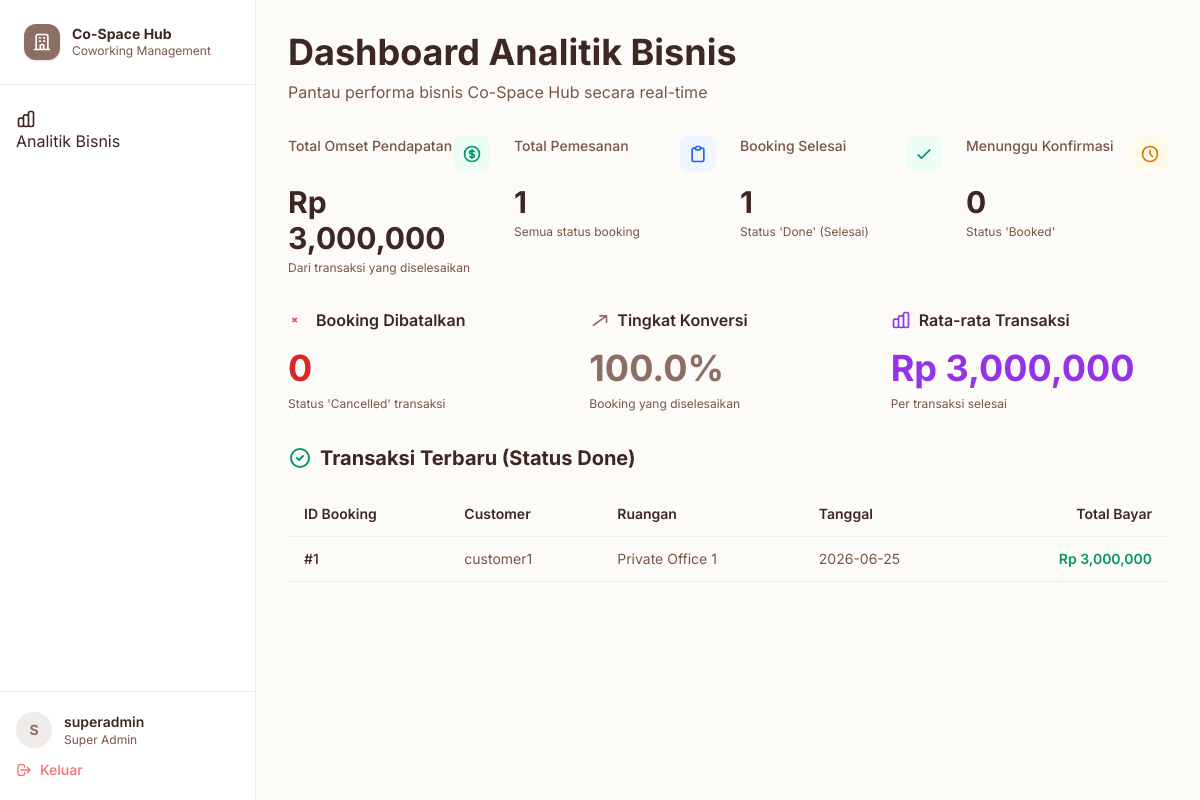
/dashboard/super (signed in), run on the app's committed database.
### tables this page shows
CREATE TABLE booking (
            id_booking    INTEGER PRIMARY KEY AUTOINCREMENT,
            id_user       INTEGER,
            id_ruangan    INTEGER,
            tanggal_sewa  TEXT NOT NULL,
            durasi_jam    INTEGER NOT NULL,
            total_bayar   REAL,
            status_booking TEXT DEFAULT 'Booked',
            FOREIGN KEY(id_user)    REFERENCES users(id_user),
            FOREIGN KEY(id_ruangan) REFERENCES ruangan(id_ruangan)
        );

CREATE TABLE users (
            id_user   INTEGER PRIMARY KEY AUTOINCREMENT,
            username  TEXT UNIQUE NOT NULL,
            password  TEXT NOT NULL,
            role      TEXT NOT NULL
        );

CREATE TABLE ruangan (
            id_ruangan    INTEGER PRIMARY KEY AUTOINCREMENT,
            nama_ruangan  TEXT UNIQUE NOT NULL,
            tipe_ruangan  TEXT NOT NULL,
            harga_per_jam REAL NOT NULL
        );

### app.py (the view)
@app.route("/dashboard/super")
@login_required
@role_required("super_admin")
def dashboard_super():
    conn = get_db()
    total_omset = conn.execute(
        "SELECT COALESCE(SUM(total_bayar), 0) FROM booking WHERE status_booking = 'Done'"
    ).fetchone()[0]
    stats = {}
    for row in conn.execute(
        "SELECT status_booking, COUNT(*) as cnt FROM booking GROUP BY status_booking"
    ).fetchall():
        stats[row["status_booking"]] = row["cnt"]
    total_booking  = stats.get("Booked", 0) + stats.get("Done", 0) + stats.get("Cancelled", 0)
    total_done     = stats.get("Done", 0)
    total_booked   = stats.get("Booked", 0)
    total_cancelled = stats.get("Cancelled", 0)
    revenue_by_type = conn.execute("""
        SELECT r.tipe_ruangan,
               COALESCE(SUM(b.total_bayar), 0) AS omset,
               COUNT(b.id_booking) AS jumlah
        FROM ruangan r
        LEFT JOIN booking b ON r.id_ruangan = b.id_ruangan AND b.status_booking = 'Done'
        GROUP BY r.tipe_ruangan
    """).fetchall()
    recent_done = conn.execute("""
        SELECT b.id_booking, u.username, r.nama_ruangan,
               b.tanggal_sewa, b.durasi_jam, b.total_bayar
        FROM booking b
        JOIN users u   ON b.id_user    = u.id_user
        JOIN ruangan r ON b.id_ruangan = r.id_ruangan
        WHERE b.status_booking = 'Done'
        ORDER BY b.id_booking DESC
        LIMIT 10
    """).fetchall()
    conn.close()
    return render_template(
        "dashboard_super.html",
        total_omset=total_omset,
        total_booking=total_booking,
        total_done=total_done,
        total_booked=total_booked,
        total_cancelled=total_cancelled,
        revenue_by_type=revenue_by_type,
        recent_done=recent_done,
    )

### app.py (called while the page is built)
def get_db():
    conn = sqlite3.connect(DATABASE)
    conn.row_factory = sqlite3.Row          # access columns by name
    conn.execute("PRAGMA foreign_keys = ON")
    return conn

def login_required(f):
    @wraps(f)
    def decorated(*args, **kwargs):
        if "user_id" not in session:
            flash("Silakan login terlebih dahulu.", "warning")
            return redirect(url_for("login"))
        return f(*args, **kwargs)
    return decorated

def role_required(*roles):
    def decorator(f):
        @wraps(f)
        def decorated(*args, **kwargs):
            if session.get("role") not in roles:
                flash("Akses ditolak. Anda tidak memiliki izin.", "danger")
                return redirect(url_for("login"))
            return f(*args, **kwargs)
        return decorated
    return decorator

### templates/dashboard_super.html (shortened to what this page needs)
{% extends "base.html" %}
{% block content %}
<div class="mb-8">
    <h1 class="text-4xl font-bold text-[#3E2723] mb-2">Dashboard Analitik Bisnis</h1>
    <p class="text-[#795548]">Pantau performa bisnis Co-Space Hub secara real-time</p>
</div>
<div class="grid grid-cols-1 md:grid-cols-2 lg:grid-cols-4 gap-6 mb-8">
    <div class="card">
        <div class="flex items-start justify-between mb-3">
            <h3 class="text-[#795548] font-medium text-sm">Total Omset Pendapatan</h3>
            <div class="p-2 bg-emerald-50 rounded-lg">
            </div>
        </div>
        <p class="text-3xl font-bold text-[#3E2723] mb-1">Rp {{ "{:,.0f}".format(total_omset) }}</p>
        <p class="text-xs text-[#795548]">Dari transaksi yang diselesaikan</p>
    </div>
    <div class="card">
        <div class="flex items-start justify-between mb-3">
            <h3 class="text-[#795548] font-medium text-sm">Total Pemesanan</h3>
            <div class="p-2 bg-blue-50 rounded-lg">
            </div>
        </div>
        <p class="text-3xl font-bold text-[#3E2723] mb-1">{{ total_booking }}</p>
        <p class="text-xs text-[#795548]">Semua status booking</p>
    </div>
    <div class="card">
        <div class="flex items-start justify-between mb-3">
            <h3 class="text-[#795548] font-medium text-sm">Booking Selesai</h3>
            <div class="p-2 bg-emerald-50 rounded-lg">
                <svg xmlns="http://www.w3.org/2000/svg" class="w-5 h-5 text-emerald-600" fill="none"
                    viewBox="0 0 24 24" stroke="currentColor">
                    <path stroke-linecap="round" stroke-linejoin="round" stroke-width="2" d="M5 13l4 4L19 7" />
                </svg>
            </div>
        </div>
        <p class="text-3xl font-bold text-[#3E2723] mb-1">{{ total_done }}</p>
        <p class="text-xs text-[#795548]">Status 'Done' (Selesai)</p>
    </div>
    <div class="card">
        <div class="flex items-start justify-between mb-3">
            <h3 class="text-[#795548] font-medium text-sm">Menunggu Konfirmasi</h3>
            <div class="p-2 bg-amber-50 rounded-lg">
                <svg xmlns="http://www.w3.org/2000/svg" class="w-5 h-5 text-amber-600" fill="none"
                    viewBox="0 0 24 24" stroke="currentColor">
                    <path stroke-linecap="round" stroke-linejoin="round" stroke-width="2"
                        d="M12 8v4l3 3m6-3a9 9 0 11-18 0 9 9 0 0118 0z" />
                </svg>
            </div>
        </div>
        <p class="text-3xl font-bold text-[#3E2723] mb-1">{{ total_booked }}</p>
        <p class="text-xs text-[#795548]">Status 'Booked'</p>
    </div>
</div>
<div class="grid grid-cols-1 lg:grid-cols-3 gap-6 mb-8">
    <div class="card">
        <h3 class="font-semibold text-[#3E2723] mb-4 flex items-center gap-2">
            <svg xmlns="http://www.w3.org/2000/svg" class="w-5 h-5 text-red-500" fill="none" viewBox="0 0 24 24"
                stroke="currentColor">
                <path stroke-linecap="round" stroke-linejoin="round" stroke-width="2"
                    d="M10 14l-2-2m0 0l-2-2m2 2l2-2m-2 2l-2 2" />
            </svg>
            Booking Dibatalkan
        </h3>
        <p class="text-4xl font-bold text-red-600 mb-2">{{ total_cancelled }}</p>
        <p class="text-xs text-[#795548]">Status 'Cancelled' transaksi</p>
    </div>
    <div class="card">
        <h3 class="font-semibold text-[#3E2723] mb-4 flex items-center gap-2">
            <svg xmlns="http://www.w3.org/2000/svg" class="w-5 h-5 text-[#8D6E63]" fill="none" viewBox="0 0 24 24"
                stroke="currentColor">
                <path stroke-linecap="round" stroke-linejoin="round" stroke-width="2"
                    d="M13 7h8m0 0v8m0-8L5.257 18.257" />
            </svg>
            Tingkat Konversi
        </h3>
        {% if total_booking > 0 %}
        <p class="text-4xl font-bold text-[#8D6E63] mb-2">
            {{ "{:.1f}".format((total_done / total_booking) * 100) }}%
        </p>
        {% else %}
        <p class="text-4xl font-bold text-[#8D6E63] mb-2">0%</p>
        {% endif %}
        <p class="text-xs text-[#795548]">Booking yang diselesaikan</p>
    </div>
    <div class="card">
        <h3 class="font-semibold text-[#3E2723] mb-4 flex items-center gap-2">
            Rata-rata Transaksi
        </h3>
        {% if total_done > 0 %}
        <p class="text-4xl font-bold text-purple-600 mb-2">
            Rp {{ "{:,.0f}".format(total_omset / total_done) }}
        </p>
        {% else %}
        <p class="text-4xl font-bold text-purple-600 mb-2">Rp 0</p>
        {% endif %}
        <p class="text-xs text-[#795548]">Per transaksi selesai</p>
    </div>
</div>
<div class="card">
    <h2 class="text-xl font-bold text-[#3E2723] mb-5 flex items-center gap-2">
        <svg xmlns="http://www.w3.org/2000/svg" class="w-6 h-6 text-emerald-600" fill="none" viewBox="0 0 24 24"
            stroke="currentColor">
            <path stroke-linecap="round" stroke-linejoin="round" stroke-width="2"
                d="M9 12l2 2 4-4m6 2a9 9 0 11-18 0 9 9 0 0118 0z" />
        </svg>
        Transaksi Terbaru (Status Done)
    </h2>
    {% if recent_done %}
    <div class="overflow-x-auto">
        <table class="w-full text-sm">
            <thead>
                <tr class="border-b border-[#EFEBE9] bg-[#FDFBF7]">
                    <th class="text-left px-4 py-3 font-semibold text-[#3E2723]">ID Booking</th>
                    <th class="text-left px-4 py-3 font-semibold text-[#3E2723]">Customer</th>
                    <th class="text-left px-4 py-3 font-semibold text-[#3E2723]">Ruangan</th>
                    <th class="text-left px-4 py-3 font-semibold text-[#3E2723]">Tanggal</th>
                    <th class="text-right px-4 py-3 font-semibold text-[#3E2723]">Total Bayar</th>
                </tr>
            </thead>
            <tbody>
                {% for trx in recent_done %}
                <tr class="border-b border-[#EFEBE9] hover:bg-[#FDFBF7] transition-colors">
                    <td class="px-4 py-3 font-medium text-[#3E2723]">#{{ trx.id_booking }}</td>
                    <td class="px-4 py-3 text-[#795548]">{{ trx.username }}</td>
                    <td class="px-4 py-3 text-[#795548]">{{ trx.nama_ruangan }}</td>
                    <td class="px-4 py-3 text-[#795548]">{{ trx.tanggal_sewa }}</td>
                    <td class="px-4 py-3 text-right font-semibold text-emerald-600">
                        Rp {{ "{:,.0f}".format(trx.total_bayar) }}
                    </td>
                </tr>
                {% endfor %}
            </tbody>
        </table>
    </div>
    {% endif %}
</div>
{% endblock %}

### templates/base.html (shortened to what this page needs)
<!DOCTYPE html>
<html lang="id">
<head>
    <script src="https://cdn.tailwindcss.com"></script>
</head>
<body class="bg-[#FDFBF7] text-[#3E2723] min-h-screen">
    {% if session.get('user_id') %}
    <div class="flex min-h-screen">
        <aside class="w-64 bg-white border-r border-[#EFEBE9] flex flex-col shadow-sm fixed top-0 left-0 h-full z-20">
            <div class="flex items-center gap-3 px-6 py-6 border-b border-[#EFEBE9]">
                <div class="w-9 h-9 bg-[#8D6E63] rounded-xl flex items-center justify-center shadow">
                </div>
                <div>
                    <p class="font-bold text-[#3E2723] leading-tight text-sm">Co-Space Hub</p>
                    <p class="text-xs text-[#795548]">Coworking Management</p>
                </div>
            </div>
            <nav class="flex-1 px-4 py-6 space-y-1">
                {% if session.get('role') == 'super_admin' %}
                <a href="{{ url_for('dashboard_super') }}"
                    class="sidebar-link {% if request.endpoint == 'superadmin' %}active{% endif %}">
                    Analitik Bisnis
                </a>
                {% endif %}
            </nav>
            <div class="px-4 py-5 border-t border-[#EFEBE9]">
                <div class="flex items-center gap-3 mb-3">
                    <div
                        class="w-9 h-9 bg-brown-50 rounded-full flex items-center justify-center text-brown-400 font-bold text-sm uppercase">
                        {{ session.get('username', 'U')[0] }}
                    </div>
                    <div class="min-w-0">
                        <p class="text-sm font-semibold text-[#3E2723] truncate">{{ session.get('username') }}</p>
                        <p class="text-xs text-[#795548] capitalize">{{ session.get('role', '').replace('_', ' ') }}</p>
                    </div>
                </div>
                <a href="{{ url_for('logout') }}"
                    class="flex items-center gap-2 text-sm text-red-400 hover:text-red-600 font-medium transition-colors">
                    <svg class="w-4 h-4" fill="none" viewBox="0 0 24 24" stroke="currentColor">
                        <path stroke-linecap="round" stroke-linejoin="round" stroke-width="2"
                            d="M17 16l4-4m0 0l-4-4m4 4H7m6 4v1a3 3 0 01-3 3H6a3 3 0 01-3-3V7a3 3 0 013-3h4a3 3 0 013 3v1" />
                    </svg>
                    Keluar
                </a>
            </div>
        </aside>
        <main class="ml-64 flex-1 p-8 overflow-auto">
            {% block content %}{% endblock %}
        </main>
    </div>
    {% else %}
    {% block auth_content %}{% endblock %}
    {% endif %}
</body>
</html>

### templates/base.html (style rules this page uses)
body { font-family: 'Inter', poppins; }
.sidebar-link { @apply flex items-center gap-3 px-4 py-3 rounded-xl text-brown-500 hover:bg-brown-50 hover:text-brown-900 transition-all duration-200 font-medium; }
.card { @apply bg-white rounded-2xl shadow-sm border border-[#EFEBE9] p-6; }

### data on the page
booking: id_booking "1", username "customer1", nama_ruangan "Private Office 1", tanggal_sewa "2026-06-25", total_bayar "3,000,000"

### other printed values
{{ session.get('username', 'U')[0] }} "S"
{{ session.get('username') }} "superadmin"
{{ session.get('role', '').replace('_', ' ') }} "Super Admin"
{{ "{:,.0f}".format(total_omset) }} "3,000,000"
{{ total_booking }} "1"
{{ total_done }} "1"
{{ total_booked }} "0"
{{ total_cancelled }} "0"
{{ "{:.1f}".format((total_done / total_booking) * 100) }} "100.0"
{{ "{:,.0f}".format(total_omset / total_done) }} "3,000,000"
